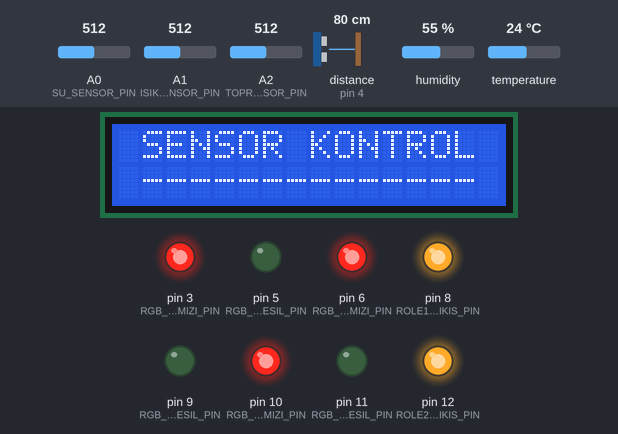
This sketch was run on a simulated Arduino Uno, built with avr-gcc and run on an emulated ATmega328P. Parts: 16×2 character LCD, output pins drawn as LEDs (lit = HIGH). Wiring (inferred from the names in the program): ultrasonic range finder: trigger pin 7; echo pin 4. The test bench sets the inputs (shaded band); at power-on: distance to the obstacle (sensor on pin 4) 80 cm, humidity 55 %, A2 (TOPRAK_SENSOR_PIN) = 512, temperature 24 °C, A0 (SU_SENSOR_PIN) = 512, A1 (ISIK_SENSOR_PIN) = 512. The echo pulse lasts 58.3 µs per cm; pins used as bus, display or sensor lines are not drawn; what the sketch prints to the serial monitor is not drawn.

Above: at 3.3 s.
At 8.4 s:
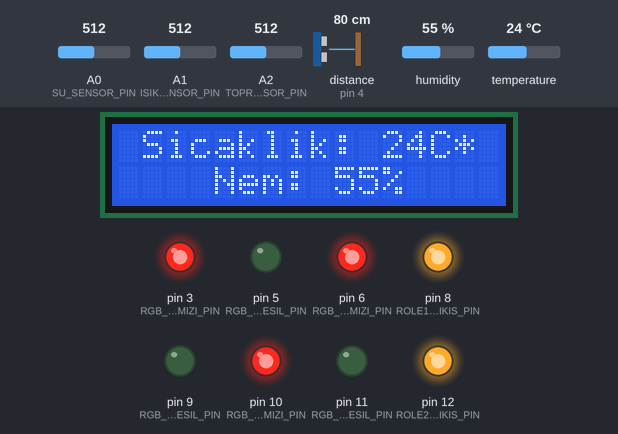
8.5 s: distance to the obstacle (sensor on pin 4) set to 299 cm
11.7 s: humidity set to 42 %
At 12.6 s:
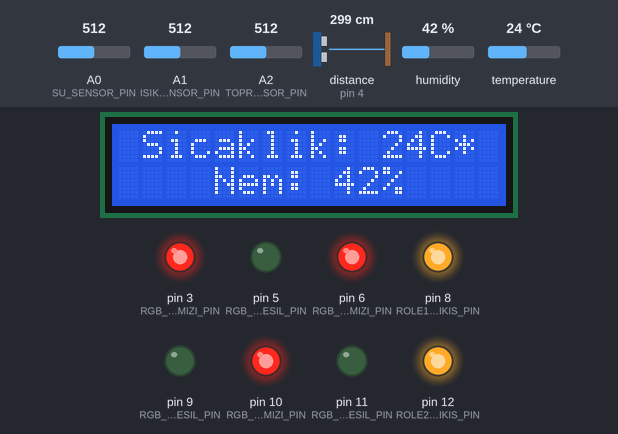
14.9 s: humidity set to 39 %
At 15.8 s:
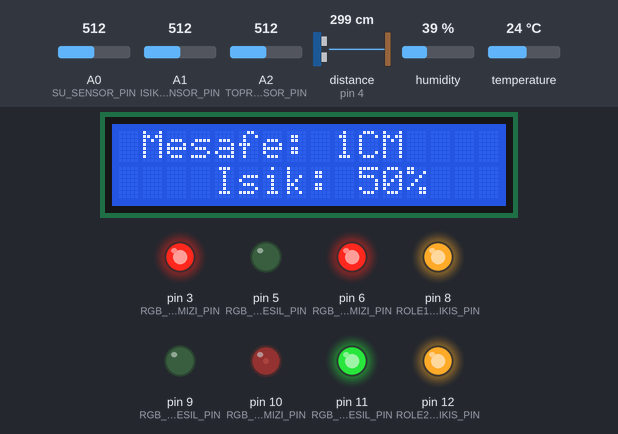
16.9 s: A2 (TOPRAK_SENSOR_PIN) set to 596
18.5 s: A2 (TOPRAK_SENSOR_PIN) set to 632
At 19.8 s:
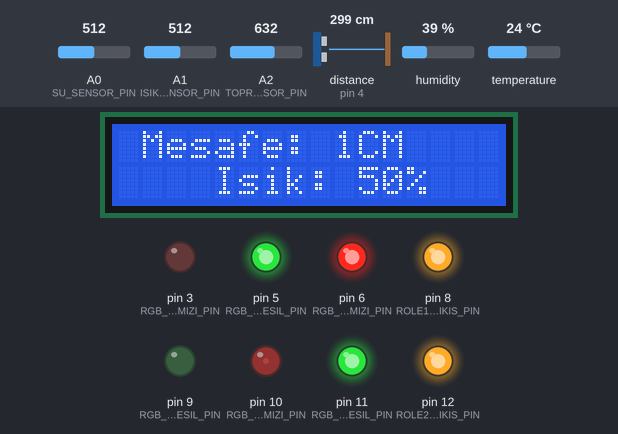
20.1 s: temperature set to 17 °C
23.3 s: temperature set to 14 °C
At 24.2 s:
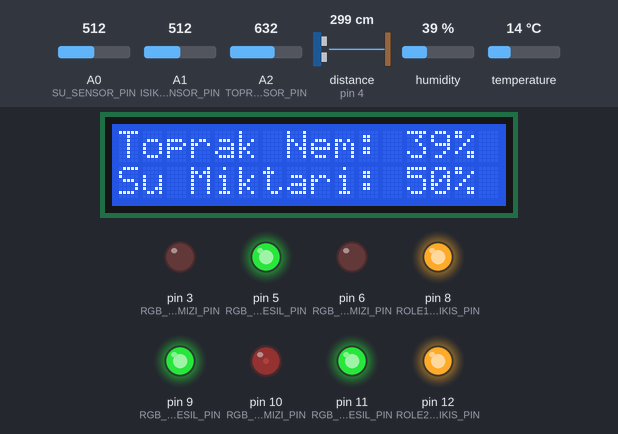
Timing chart, 0 to 26.1 s (numbered marks = the images above; inputs shaded):
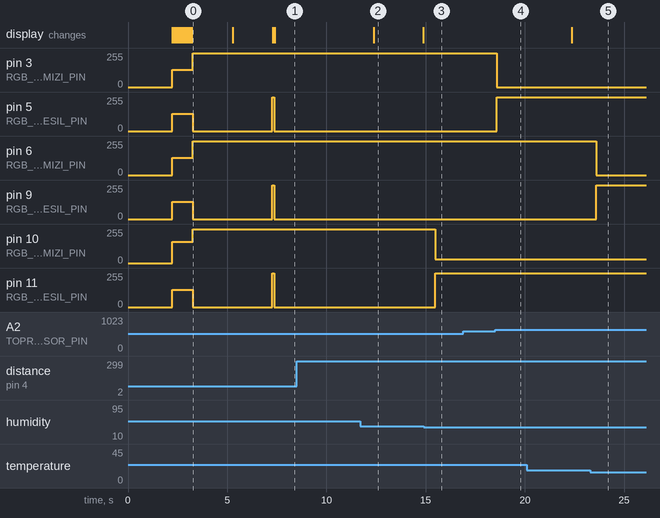

The sketch:

sulama.ino
```cpp
/////////////////////////////////////////
/////Bilim Engel Tanımaz/////
/////////////////////////////////////////
///////                          ////////
///////  - １9．１０．２０１８ -    ///////
///////  ｒｏｙｊｃｅ － ｖ０．1    ////////
///////                          ////////
/////////////////////////////////////////
/////////////////////////////////////////


/////////////////////////////////////////////////////////////
#include <dht11.h>                                         //
#include <Wire.h>                                          //
#include <LiquidCrystal_I2C.h>                             //
dht11 SENSOR_DHT11;                                        //
LiquidCrystal_I2C LCD(0x27, 16, 2);                        //
/////////////////////////////////////////////////////////////


//////////////////////////////////////////////////////////////
//                                                          //
//                      Ayarlar                        //
//                                                          //
//////////////////////////////////////////////////////////////
#define RGB_LED_1_KIRMIZI_PIN  3              //  TOPRAK    //
#define RGB_LED_1_YESIL_PIN    5              //  SENSÖRÜ   //
//                                            //    LED     //
//////////////////////////////////////////////////////////////
#define RGB_LED_2_KIRMIZI_PIN  6              //  SICAKLIK  //
#define RGB_LED_2_YESIL_PIN    9              //    LED     //
//////////////////////////////////////////////////////////////
#define RGB_LED_3_KIRMIZI_PIN  10             //    NEM     //
#define RGB_LED_3_YESIL_PIN    11             //    LED     //
//////////////////////////////////////////////////////////////
#define MAX_NEM_AYAR           70             //            //
#define MIN_NEM_AYAR           40             //            //
#define MAX_DERECE_AYAR        32             //            //
#define MIN_DERECE_AYAR        15             //            //
#define MAX_SU_AYAR            100            //            //
#define MIN_SU_AYAR            30             //            //
#define MAX_ISIK_AYAR          0              //            //
#define MIN_ISIK_AYAR          0              //            //
#define MAX_TOPRAK_NEM_AYAR    70             //            //
#define MIN_TOPRAK_NEM_AYAR    40             //            //
#define MAX_MESAFE_AYAR        0              //            //
#define MIN_MESAFE_AYAR        0              //            //
#define SENSOR_KONTROL_SURE    2000           //  AYARLAR   //
#define LCD_GECIS_SURE         7000           //            //
#define YENILEME_HIZI          500            //            //
#define LCD_MAX_SAYFA_SAYISI   3              //            //
////////////////////////////////////////////////            //
#define DHT11_PIN              2              //            //
#define UZAKLIK_ECHO_PIN       4              //            //
#define UZAKLIK_TRIG_PIN       7              //            //
#define SU_SENSOR_PIN          A0             //            //
#define ISIK_SENSOR_PIN        A1             //            //
#define TOPRAK_SENSOR_PIN      A2             //            //
#define ROLE1_CIKIS_PIN        8              //            //
#define ROLE2_CIKIS_PIN        12              //           //
//////////////////////////////////////////////////////////////


//////////////////////////////////////////////////////////////
//                                                          //
//                  Değişkenler                     //
//                                                          //
//////////////////////////////////////////////////////////////
int    RGB_LED_1_KIRMIZI_PARLAKLIK,
       RGB_LED_2_KIRMIZI_PARLAKLIK,
       RGB_LED_3_KIRMIZI_PARLAKLIK,
       RGB_LED_1_YESIL_PARLAKLIK,
       RGB_LED_2_YESIL_PARLAKLIK,
       RGB_LED_3_YESIL_PARLAKLIK,
       SENSOR_ISIK_DEGER,
       SENSOR_DERECE_DEGER,
       SENSOR_NEM_DEGER,
       SENSOR_SU_DEGER,
       SENSOR_MESAFE_DEGER,
       SENSOR_TOPRAK_DEGER,
       LCD_SAYFA,
       SENSOR_HATA_SAYISI;
long   SENSOR_UZAKLIK_SURE;
long   LCD_ONCEKI_SURE;
bool   SENSOR_ISIK_KONTROL,
       SENSOR_SU_KONTROL,
       SENSOR_MESAFE_KONTROL,
       SENSOR_DERECE_KONTROL,
       SENSOR_TOPRAK_KONTROL;
String KONTROL_STRING = "";
//////////////////////////////////////////////////////////////


void setup() {
  pinMode(RGB_LED_1_KIRMIZI_PIN, OUTPUT);
  pinMode(RGB_LED_2_KIRMIZI_PIN, OUTPUT);
  pinMode(RGB_LED_3_KIRMIZI_PIN, OUTPUT);
  pinMode(RGB_LED_1_YESIL_PIN,   OUTPUT);
  pinMode(RGB_LED_2_YESIL_PIN,   OUTPUT);
  pinMode(RGB_LED_3_YESIL_PIN,   OUTPUT);
  pinMode(UZAKLIK_TRIG_PIN,      OUTPUT);
  pinMode(UZAKLIK_ECHO_PIN,      INPUT);
  pinMode(ROLE1_CIKIS_PIN,       OUTPUT);
  pinMode(ROLE2_CIKIS_PIN,       OUTPUT);
  SENSOR_DHT11.attach(DHT11_PIN);
  LCD.begin();
  LCD.clear();
  LCD.setCursor(3, 0);
  LCD.print("BILIM ENGEL");
  LCD.setCursor(4, 1);
  LCD.print("TANIMAZ!");
  FUNC_ROLE_1(false);
  FUNC_ROLE_2(false);
  delay(1000);
  Serial.begin(9600);
  FUNC_SENSOR_TEST();
}

void loop() {

  FUNC_SENSOR_OKU();
  FUNC_DEBUG(0);

  unsigned long LCD_MEVCUT_SURE = millis();

  if (LCD_MEVCUT_SURE - LCD_ONCEKI_SURE > LCD_GECIS_SURE) {
    LCD_ONCEKI_SURE = LCD_MEVCUT_SURE;
    LCD_SAYFA++;
    if (LCD_SAYFA > LCD_MAX_SAYFA_SAYISI) {
      LCD_SAYFA = 1;
    }
  }

  if (SENSOR_TOPRAK_DEGER <= MIN_TOPRAK_NEM_AYAR || SENSOR_TOPRAK_DEGER >= MAX_TOPRAK_NEM_AYAR) {
    FUNC_RGB_1(255, 0);
  } else {
    FUNC_RGB_1(0, 255);
  }

  if (SENSOR_DERECE_DEGER <= MIN_DERECE_AYAR || SENSOR_DERECE_DEGER >= MAX_DERECE_AYAR) {
    FUNC_RGB_2(255, 0);
  } else {
    FUNC_RGB_2(0, 255);
  }

  if (SENSOR_NEM_DEGER <= MIN_NEM_AYAR || SENSOR_NEM_DEGER >= MAX_NEM_AYAR) {
    FUNC_RGB_3(255, 0);
  } else {
    FUNC_RGB_3(0, 255);
  }

  if (LCD_SAYFA == 1) {
    FUNC_LCD_SAYFA(1);
  } else if (LCD_SAYFA == 2) {
    FUNC_LCD_SAYFA(2);
  } else if (LCD_SAYFA == 3) {
    FUNC_LCD_SAYFA(3);
  }

  delay(YENILEME_HIZI);
}
```

sulama_fonksiyonlar.ino
```cpp
/////////////////////////////////////////////////////////////
//                                                         //
//                 ＦＯＮＫＳＩＹＯＮＬＡＲ                   //
//                                                         //
/////////////////////////////////////////////////////////////

void FUNC_SENSOR_OKU() {
  int chk = SENSOR_DHT11.read();
  SENSOR_DERECE_DEGER    =  (int)SENSOR_DHT11.temperature;
  SENSOR_NEM_DEGER       =  (int)SENSOR_DHT11.humidity;
  SENSOR_SU_DEGER        =  map(analogRead(SU_SENSOR_PIN), 0, 1023, 0, 100);
  SENSOR_TOPRAK_DEGER    =  map(analogRead(TOPRAK_SENSOR_PIN), 0, 1023, 100, 0);
  SENSOR_ISIK_DEGER      =  map(analogRead(ISIK_SENSOR_PIN), 0, 1023, 0, 100);
  SENSOR_ISIK_DEGER     -=  100;
  SENSOR_ISIK_DEGER      =  abs(SENSOR_ISIK_DEGER);
  digitalWrite(UZAKLIK_TRIG_PIN, LOW);
  delayMicroseconds(2);
  digitalWrite(UZAKLIK_TRIG_PIN, HIGH);
  delayMicroseconds(10);
  digitalWrite(UZAKLIK_TRIG_PIN, LOW);
  SENSOR_UZAKLIK_SURE = pulseIn(UZAKLIK_ECHO_PIN, HIGH);
  SENSOR_MESAFE_DEGER = SENSOR_UZAKLIK_SURE * 0.034 / 2;
  if (SENSOR_MESAFE_DEGER <= -1) {
    SENSOR_MESAFE_DEGER = 1;
  } else if (SENSOR_MESAFE_DEGER >= 200) {
    SENSOR_MESAFE_DEGER = 1;
  }
}

//////////////////////////////////////////////////////////////

void FUNC_DEBUG( int DEBUG_TYPE) {
  switch (DEBUG_TYPE) {
    case 0: // Debug normal
      Serial.println("____________________");
      Serial.print("Derece: C ");
      Serial.println(SENSOR_DERECE_DEGER);
      Serial.print("Nem: % ");
      Serial.println(SENSOR_NEM_DEGER);
      Serial.print("Su Deger: % ");
      Serial.println(SENSOR_SU_DEGER);
      Serial.print("Toprak Deger: % ");
      Serial.println(SENSOR_TOPRAK_DEGER);
      Serial.print("Mesafe Deger: CM ");
      Serial.println(SENSOR_MESAFE_DEGER);
      Serial.print("Isik Deger: % ");
      Serial.println(SENSOR_ISIK_DEGER);
      break;

    case 1: // Debug SENSOR kontrol
      Serial.println("//    SENSOR KONTROL     //");
      Serial.print("Derece: C ");
      Serial.println(SENSOR_DERECE_DEGER);
      Serial.print("Nem: % ");
      Serial.println(SENSOR_NEM_DEGER);
      Serial.print("Su Deger: % ");
      Serial.println(SENSOR_SU_DEGER);
      Serial.print("Toprak Deger: % ");
      Serial.println(SENSOR_TOPRAK_DEGER);
      Serial.print("Mesafe Deger: CM ");
      Serial.println(SENSOR_MESAFE_DEGER);
      Serial.print("Isik Deger: % ");
      Serial.println(SENSOR_ISIK_DEGER);
      Serial.print("_____________________________");
      break;

    default:
      DEBUG_TYPE = 0;
      break;
  }
}

/////////////////////////////////////////////////////////////

void FUNC_SENSOR_TEST() {

  SENSOR_HATA_SAYISI = 0;

  SENSOR_ISIK_KONTROL     = true;
  SENSOR_SU_KONTROL       = true;
  SENSOR_MESAFE_KONTROL   = true;
  SENSOR_DERECE_KONTROL   = true;
  SENSOR_TOPRAK_KONTROL   = true;

  delay(1000); // Sensörler kendine gelsin.

  FUNC_SENSOR_OKU();
  FUNC_DEBUG(1);

  for (int i = 0; i <= 13; i++) {
    LCD.clear();
    LCD.setCursor(1, 0);
    LCD.print("SENSOR KONTROL");
    LCD.setCursor(1, 1);
    KONTROL_STRING += "-";
    LCD.print(KONTROL_STRING);
    FUNC_RGB_1(125, 125);
    FUNC_RGB_2(125, 125);
    FUNC_RGB_3(125, 125);
    delay(50);
  }

  if (SENSOR_ISIK_DEGER >= 94) {
    SENSOR_ISIK_KONTROL = false;
  } else if (SENSOR_DERECE_DEGER <= 0 || SENSOR_NEM_DEGER <= 0) {
    SENSOR_DERECE_KONTROL = false;
  } else if (SENSOR_MESAFE_DEGER <= 0) {
    SENSOR_MESAFE_KONTROL = false;
  } else if (SENSOR_TOPRAK_DEGER <= 5) {
    SENSOR_TOPRAK_KONTROL = false;
  } else if (SENSOR_SU_DEGER <= 10) {
    SENSOR_SU_KONTROL = false;
  }

  // Serial.println(SENSOR);

  if (SENSOR_ISIK_KONTROL == false) {
    LCD.clear();
    LCD.setCursor(0, 0);
    LCD.print("ISIK SENSORU");
    LCD.setCursor(0, 1);
    LCD.print("HATASI");
  } else if (SENSOR_DERECE_KONTROL == false) {
    LCD.clear();
    LCD.setCursor(0, 0);
    LCD.print("DHT11 SENSORU");
    LCD.setCursor(0, 1);
    LCD.print("HATASI");
  } else if (SENSOR_MESAFE_KONTROL == false) {
    LCD.clear();
    LCD.setCursor(0, 0);
    LCD.print("MESAFE SENSORU");
    LCD.setCursor(0, 1);
    LCD.print("HATASI");
  } else if (SENSOR_TOPRAK_KONTROL == false) {
    LCD.clear();
    LCD.setCursor(0, 0);
    LCD.print("TOPRAK SENSORU");
    LCD.setCursor(0, 1);
    LCD.print("HATASI");
  } else if (SENSOR_SU_KONTROL == false) {
    LCD.clear();
    LCD.setCursor(0, 0);
    LCD.print("SU SENSORU");
    LCD.setCursor(0, 1);
    LCD.print("HATASI");
  }

  if (SENSOR_TOPRAK_KONTROL == false) {
    FUNC_RGB_1(255, 0);
  } else if (SENSOR_DERECE_KONTROL == false) {
    FUNC_RGB_2(255, 0);
    FUNC_RGB_3(255, 0);
  } else if (SENSOR_SU_KONTROL == false) {
    FUNC_RGB_1(255, 0);
    FUNC_RGB_2(255, 0);
    FUNC_RGB_3(255, 0);
  } else if (SENSOR_MESAFE_KONTROL == false) {
    FUNC_RGB_1(255, 0);
    FUNC_RGB_2(255, 0);
    FUNC_RGB_3(255, 0);
  } else if (SENSOR_ISIK_KONTROL == false) {
    FUNC_RGB_1(255, 0);
    FUNC_RGB_2(255, 0);
    FUNC_RGB_3(255, 0);
  } else {
    FUNC_RGB_1(0, 255);
    FUNC_RGB_2(0, 255);
    FUNC_RGB_3(0, 255);
  }

  delay(SENSOR_KONTROL_SURE);

  LCD.clear();
  LCD.setCursor(1, 0);
  LCD.print("SENSOR KONTROL");
  LCD.setCursor(2, 1);
  LCD.print(SENSOR_HATA_SAYISI);
  delay(SENSOR_KONTROL_SURE);
  LCD.clear();
  FUNC_RGB_1(0, 0);
  FUNC_RGB_2(0, 0);
  FUNC_RGB_3(0, 0);
}

/////////////////////////////////////////////////////////////

void FUNC_ROLE_1( bool ROLE1_STATE) {
  switch (ROLE1_STATE) {
    case true:
      digitalWrite(ROLE1_CIKIS_PIN, LOW);
      break;

    case false:
      digitalWrite(ROLE1_CIKIS_PIN, HIGH);
      break;
  }
}

/////////////////////////////////////////////////////////////

void FUNC_ROLE_2( bool ROLE1_STATE) {
  switch (ROLE1_STATE) {
    case true:
      digitalWrite(ROLE2_CIKIS_PIN, LOW);
      break;

    case false:
      digitalWrite(ROLE2_CIKIS_PIN, HIGH);
      break;
  }
}

/////////////////////////////////////////////////////////////

void FUNC_LCD_SAYFA( int SAYFA_VALUE) {
  switch (SAYFA_VALUE) {
    case 1:
      LCD.clear();
      LCD.setCursor(1, 0);
      LCD.print("Sicaklik: ");
      LCD.print(SENSOR_DERECE_DEGER);
      LCD.print("C*");
      LCD.setCursor(4, 1);
      LCD.print("Nem: ");
      LCD.print(SENSOR_NEM_DEGER);
      LCD.print("%");
      break;

    case 2:
      LCD.clear();
      LCD.setCursor(1, 0);
      LCD.print("Mesafe: ");
      LCD.print(SENSOR_MESAFE_DEGER);
      LCD.print("CM");
      LCD.setCursor(4, 1);
      LCD.print("Isik: ");
      LCD.print(SENSOR_ISIK_DEGER);
      LCD.print("%");
      break;

    case 3:
      LCD.clear();
      LCD.setCursor(0, 0);
      LCD.print("Toprak Nem: ");
      LCD.print(SENSOR_TOPRAK_DEGER);
      LCD.print("%");
      LCD.setCursor(0, 1);
      LCD.print("Su Miktari: ");
      LCD.print(SENSOR_SU_DEGER);
      LCD.print("%");
      break;
  }
}
```

sulama_rgb.ino
```cpp
//////////////////////////////////////////////////////////////

void FUNC_RGB_1( int KIRMIZI_VALUE, int YESIL_VALUE) {
  if (KIRMIZI_VALUE >= 256 || KIRMIZI_VALUE <= -1) {
    Serial.println("RGB_1 KIRMIZI_VALUE HATA!");
    KIRMIZI_VALUE = 0;
  } else if (YESIL_VALUE >= 256 || YESIL_VALUE <= -1) {
    Serial.println("RGB_1 YESIL_VALUE HATA!");
    YESIL_VALUE = 0;
  }

  KIRMIZI_VALUE = KIRMIZI_VALUE - 255;
  KIRMIZI_VALUE = abs(KIRMIZI_VALUE);

  YESIL_VALUE = YESIL_VALUE - 255;
  YESIL_VALUE = abs(YESIL_VALUE);

  //Serial.println(YESIL_VALUE);

  analogWrite(RGB_LED_1_KIRMIZI_PIN, KIRMIZI_VALUE);
  analogWrite(RGB_LED_1_YESIL_PIN, YESIL_VALUE);
}

//////////////////////////////////////////////////////////////

void FUNC_RGB_2( int KIRMIZI_VALUE, int YESIL_VALUE) {
  if (KIRMIZI_VALUE >= 256 || KIRMIZI_VALUE <= -1) {
    Serial.println("RGB_2 KIRMIZI_VALUE HATA!");
    KIRMIZI_VALUE = 0;
  } else if (YESIL_VALUE >= 256 || YESIL_VALUE <= -1) {
    Serial.println("RGB_2 YESIL_VALUE HATA!");
    YESIL_VALUE = 0;
  }

  KIRMIZI_VALUE = KIRMIZI_VALUE - 255;
  KIRMIZI_VALUE = abs(KIRMIZI_VALUE);

  YESIL_VALUE = YESIL_VALUE - 255;
  YESIL_VALUE = abs(YESIL_VALUE);

  //Serial.println(YESIL_VALUE);

  analogWrite(RGB_LED_2_KIRMIZI_PIN, KIRMIZI_VALUE);
  analogWrite(RGB_LED_2_YESIL_PIN, YESIL_VALUE);
}

//////////////////////////////////////////////////////////////

void FUNC_RGB_3( int KIRMIZI_VALUE, int YESIL_VALUE) {
  if (KIRMIZI_VALUE >= 256 || KIRMIZI_VALUE <= -1) {
    Serial.println("RGB_3 KIRMIZI_VALUE HATA!");
    KIRMIZI_VALUE = 0;
  } else if (YESIL_VALUE >= 256 || YESIL_VALUE <= -1) {
    Serial.println("RGB_3 YESIL_VALUE HATA!");
    YESIL_VALUE = 0;
  }

  KIRMIZI_VALUE = KIRMIZI_VALUE - 255;
  KIRMIZI_VALUE = abs(KIRMIZI_VALUE);
  KIRMIZI_VALUE += 30; // Kalibrasyon.
  if (KIRMIZI_VALUE > 254) {
    KIRMIZI_VALUE = 255;
  }

  YESIL_VALUE = YESIL_VALUE - 255;
  YESIL_VALUE = abs(YESIL_VALUE);

  //Serial.println(YESIL_VALUE);

  analogWrite(RGB_LED_3_KIRMIZI_PIN, KIRMIZI_VALUE);
  analogWrite(RGB_LED_3_YESIL_PIN, YESIL_VALUE);
}

//////////////////////////////////////////////////////////////
```

Measured:
- the behaviour switches between 41 and 40 % on humidity (found by bisection; images 2 and 3)
- the behaviour switches between 613 and 614 on A2 (TOPRAK_SENSOR_PIN) (found by bisection; images 3 and 4)
- the behaviour switches between 16 and 15 °C on temperature (found by bisection; images 4 and 5)
- after the input at 8.5 s, every drawn part: stays the same
- after the input at 11.7 s, the display: changes after 0.68 s (image 2)
- after the input at 14.9 s, pin 10 (RGB_LED_3_KIRMIZI_PIN): 255/255 → 30/255 after 0.58 s; pin 11 (RGB_LED_3_YESIL_PIN): 0/255 → 255/255 after 0.58 s
- after the input at 16.9 s, every drawn part: stays the same
- after the input at 18.5 s, pin 3 (RGB_LED_1_KIRMIZI_PIN): 255/255 → 0/255 after 0.09 s; pin 5 (RGB_LED_1_YESIL_PIN): 0/255 → 255/255 after 0.09 s
- after the input at 23.3 s, pin 6 (RGB_LED_2_KIRMIZI_PIN): 255/255 → 0/255 after 0.30 s; pin 9 (RGB_LED_2_YESIL_PIN): 0/255 → 255/255 after 0.30 s
